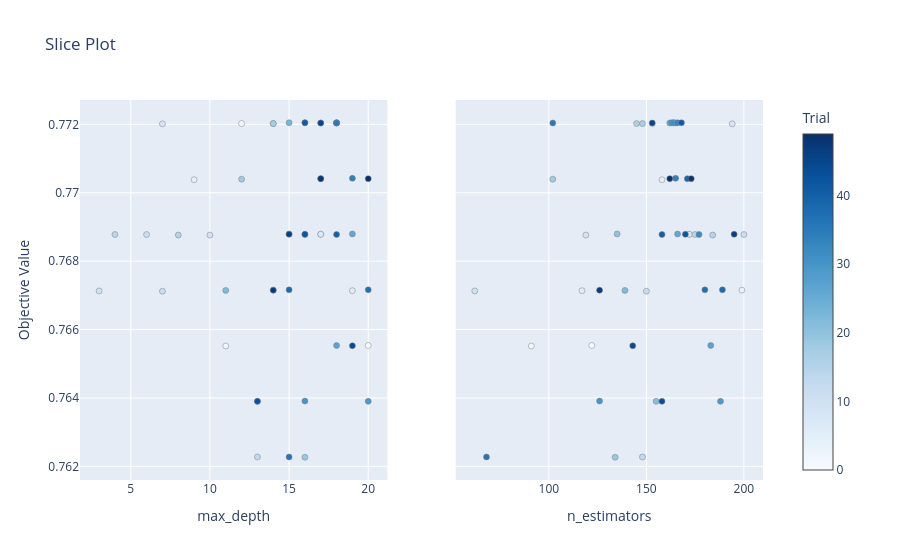

Notebook code cell kept with this figure:
### Code cell
plot_slice(study).show()

### Figure 1 — Plotly figure (JSON) as saved in the notebook; plotly's stock layout.template omitted (floating-point values rounded to 4 significant figures)
{"data": [{"marker": {"color": [0, 1, 2, 3, 4, 5, 6, 7, 8, 9, 10, 11, 12, 13, 14, 15, 16, 17, 18, 19, 20, 21, 22, 23, 24, 25, 26, 27, 28, 29, 30, 31, 32, 33, 34, 35, 36, 37, 38, 39, 40, 41, 42, 43, 44, 45, 46, 47, 48, 49], "colorbar": {"title": {"text": "Trial"}, "x": 1, "xpad": 40}, "colorscale": [[0, "rgb(247,251,255)"], [0.125, "rgb(222,235,247)"], [0.25, "rgb(198,219,239)"], [0.375, "rgb(158,202,225)"], [0.5, "rgb(107,174,214)"], [0.625, "rgb(66,146,198)"], [0.75, "rgb(33,113,181)"], [0.875, "rgb(8,81,156)"], [1, "rgb(8,48,107)"]], "line": {"color": "Grey", "width": 0.5}, "showscale": true}, "mode": "markers", "name": "Feasible Trial", "showlegend": false, "type": "scatter", "x": [20, 12, 11, 17, 14, 9, 19, 17, 7, 10, 3, 6, 7, 13, 4, 8, 14, 14, 12, 16, 15, 13, 11, 15, 17, 18, 19, 18, 16, 20, 16, 18, 16, 18, 19, 18, 15, 20, 15, 17, 18, 16, 16, 13, 19, 17, 15, 14, 17, 20], "xaxis": "x", "y": [0.7655, 0.772, 0.7655, 0.7688, 0.7672, 0.7704, 0.7671, 0.7688, 0.772, 0.7688, 0.7671, 0.7688, 0.7671, 0.7623, 0.7688, 0.7688, 0.772, 0.772, 0.7704, 0.7623, 0.7688, 0.7639, 0.7671, 0.772, 0.772, 0.772, 0.7688, 0.7655, 0.772, 0.7639, 0.7639, 0.772, 0.7688, 0.772, 0.7704, 0.772, 0.7623, 0.7672, 0.7672, 0.7704, 0.7688, 0.772, 0.7688, 0.7639, 0.7655, 0.772, 0.7688, 0.7672, 0.7704, 0.7704], "yaxis": "y"}, {"marker": {"color": [0, 1, 2, 3, 4, 5, 6, 7, 8, 9, 10, 11, 12, 13, 14, 15, 16, 17, 18, 19, 20, 21, 22, 23, 24, 25, 26, 27, 28, 29, 30, 31, 32, 33, 34, 35, 36, 37, 38, 39, 40, 41, 42, 43, 44, 45, 46, 47, 48, 49], "colorbar": {"title": {"text": "Trial"}, "x": 1, "xpad": 40}, "colorscale": [[0, "rgb(247,251,255)"], [0.125, "rgb(222,235,247)"], [0.25, "rgb(198,219,239)"], [0.375, "rgb(158,202,225)"], [0.5, "rgb(107,174,214)"], [0.625, "rgb(66,146,198)"], [0.75, "rgb(33,113,181)"], [0.875, "rgb(8,81,156)"], [1, "rgb(8,48,107)"]], "line": {"color": "Grey", "width": 0.5}, "showscale": false}, "mode": "markers", "name": "Feasible Trial", "showlegend": false, "type": "scatter", "x": [122, 153, 91, 172, 199, 158, 117, 172, 194, 119, 62, 200, 150, 148, 175, 184, 145, 148, 102, 134, 135, 155, 139, 164, 165, 162, 166, 183, 164, 188, 126, 163, 177, 166, 165, 102, 68, 180, 189, 171, 158, 168, 170, 158, 143, 153, 195, 126, 173, 162], "xaxis": "x2", "y": [0.7655, 0.772, 0.7655, 0.7688, 0.7672, 0.7704, 0.7671, 0.7688, 0.772, 0.7688, 0.7671, 0.7688, 0.7671, 0.7623, 0.7688, 0.7688, 0.772, 0.772, 0.7704, 0.7623, 0.7688, 0.7639, 0.7671, 0.772, 0.772, 0.772, 0.7688, 0.7655, 0.772, 0.7639, 0.7639, 0.772, 0.7688, 0.772, 0.7704, 0.772, 0.7623, 0.7672, 0.7672, 0.7704, 0.7688, 0.772, 0.7688, 0.7639, 0.7655, 0.772, 0.7688, 0.7672, 0.7704, 0.7704], "yaxis": "y2"}], "layout": {"title": {"text": "Slice Plot"}, "xaxis": {"anchor": "y", "domain": [0, 0.45], "title": {"text": "max_depth"}}, "xaxis2": {"anchor": "y2", "domain": [0.55, 1], "title": {"text": "n_estimators"}}, "yaxis": {"anchor": "x", "domain": [0, 1], "title": {"text": "Objective Value"}}, "yaxis2": {"anchor": "x2", "domain": [0, 1], "matches": "y", "showticklabels": false}}}
